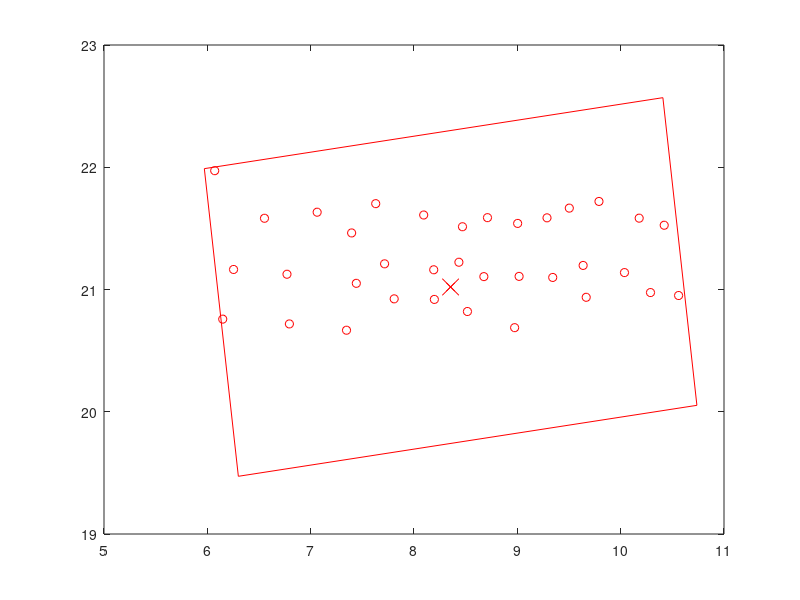

Recreate this plot in MATLAB. (Note: this script raises an error after producing the figure.)
close all;
figure;
Targets_x = [6.149034427023067,6.071242559125707,6.253741464839371,6.553033182701285,6.7940947366912114,6.770777416225704,7.062740240192329,7.346880108088991,7.441747821032568,7.396361475185413,7.6295215401933,7.71524257869214,7.808179376149892,8.093873043077787,8.196995490622259,8.190884100570226,8.434507637992768,8.517094097972242,8.469046474565815,8.676011701702185,8.711023839235326,8.973801172988045,9.01704417428634,9.00301745444255,9.342396833868811,9.287133451503472,9.502847475415408,9.666531989608025,9.636705401421313,9.790060339350235,10.03684924653274,10.179109644100219,10.288583592379196,10.421320199047344,10.560507600576656,];
Targets_y = [
20.75768898176899,21.971883255428843,21.16386879364153,21.582706974932762,20.718362473518685,21.12485781936462,21.632325347801302,20.666964031746158,21.05052609398604,21.46266644932877,21.702208806311763,21.210023213207588,20.923554552155927,21.609378223385526,20.91896235911083,21.161330681044653,21.223065619485737,20.820058097778023,21.51341306193993,21.105346966631885,21.587730946508792,20.687832503715423,21.10730175295345,21.540609163807964,21.09867301151912,21.586311043628516,21.66572521344317,20.936305295296417,21.196901572854816,21.72036444826658,21.138332004173698,21.58355358156374,20.975024606435674,21.52565279247487,20.950873818986363,];
center_x = [8.354342344890089];
center_y = [21.020603321293827];
image_corners_x = [10.408517903451672,5.970932235722346,6.300166786328505,10.737752454057832,10.408517903451672];
image_corners_y = [22.56917306285595,21.988622805287086,19.472033579731704,20.052583837300567,22.56917306285595];
plot(Targets_x, Targets_y,'ro',center_x,center_y,'rx',image_corners_x,image_corners_y,'r');
hold on;
plot(center_x,center_y,'rx','MarkerSize',12);
labs1 = ['C1'];
labelpoints(center_x,center_y,labs1,'SE',0.3,1);
axis equal;
axis tight;
hold on;

Targets_x = [9.137371401310261,9.208680505399302,9.459372747535923,9.539231484695776,9.559834653369183,9.889729112352896,9.924176326572795,10.160368002850163,10.271249629917858,10.27516137082575,10.490262461833876,10.719391623021611,10.913441917870356,10.998769144861544,11.196930126167503,11.30760286040841,11.514189133816854,11.599396993478452,11.695957105681284,11.866014723015697,12.026015694743187,12.12849689790206,12.339686248002291,12.50809759091607,12.699201030771128,12.804673851672284,12.923612721576218,13.11731486171365,13.270213529241643,13.388147724121504,13.387904015823585,13.439415680713973,13.499054219382863,13.570592110853626,];
Targets_y = [
21.377551706476414,21.889472766538674,20.938004109192068,21.373794148369246,21.839124933111815,21.881813414801076,21.365786641920334,21.954042642055732,21.188532221250497,21.45926063724496,21.99673112374499,21.396332062509803,21.849176605080004,21.23168822498066,21.786059032072995,21.19821087031371,21.782202001191166,21.26623491197522,21.88816721232689,21.160796906545194,21.79126391905148,20.97498290552708,21.241724976032653,21.914502473684486,21.27598816561943,21.512995518649017,21.090129401852717,21.839077709499495,21.31473009092966,21.746334839068627,21.95360747462223,21.314929036478983,20.959674149329356,21.277012735198436,];
center_x = [11.354342344890089];
center_y = [21.020603321293827];
image_corners_x = [13.590548706491738,9.115151800048615,9.11813598328844,13.593532889731563,13.590548706491738];
image_corners_y = [22.292250512226076,22.28698840244652,19.748956130361577,19.75421824014113,22.292250512226076];
plot(Targets_x, Targets_y,'bo',center_x,center_y,'bx',image_corners_x,image_corners_y,'b');
hold on;
plot(center_x,center_y,'bx','MarkerSize',12);
labs1 = ['C2'];
labelpoints(center_x,center_y,labs1,'SE',0.3,1);
axis equal;
axis tight;
hold on;

Targets_x = [12.13094736543317,12.372010935844346,12.558403137692643,12.729050349715568,12.832199528039565,13.200592671683939,13.336948599309519,13.551026525257345,13.573828389719333,13.58192555559953,13.622417302211849,13.801999422317133,13.914941893548908,14.173786792420438,14.336381082415347,14.401301989234243,14.449006943268643,14.796546073381645,14.82943522610286,15.056453878523792,15.117302108072723,15.119721915965401,15.279851168013561,15.552335886792491,15.596015366014768,15.657428971239558,15.982980377863813,15.984767951201418,16.16190764838699,16.246981502899185,16.536997798639202,];
Targets_y = [
21.32859856352618,22.10988142961611,21.36861440836889,21.638429567755875,21.15141462248843,22.012388966656367,21.406753205967743,21.887842027950292,21.405486764453816,22.12879350942818,20.999135743426866,21.357735594163465,21.91127711316924,21.27114554663807,21.617145868710853,21.100724484885493,22.111467440114176,21.44548098047138,22.058672132593262,21.004159238034166,21.308402358182587,21.761011957715624,21.645942687740728,21.183403118935818,21.441206740361878,21.851199766943257,21.819848436060383,21.362986225242988,21.26474648018923,22.144156016197744,21.004703971086766,];
center_x = [14.354342344890089];
center_y = [21.020603321293827];
image_corners_x = [16.598794873121687,12.123458832879123,12.109889816658491,16.585225856901054,16.598794873121687];
image_corners_y = [22.27763884918807,22.301565547790453,19.763567793399584,19.7396410947972,22.27763884918807];
plot(Targets_x, Targets_y,'go',center_x,center_y,'gx',image_corners_x,image_corners_y,'g');
hold on;
plot(center_x,center_y,'gx','MarkerSize',12);
labs1 = ['C3'];
labelpoints(center_x,center_y,labs1,'SE',0.3,1);
axis equal;
axis tight;
hold on;

Targets_x = [15.128958535674352,15.273235932703333,15.400002607506345,15.44633802238539,15.64519947446565,15.937273451563305,16.02599239275927,16.127336434649585,16.51671146917596,16.55458677125903,16.711334731295782,16.892851385824088,17.172521495126077,];
Targets_y = [
21.992660642061676,20.808300158849036,21.15944364125695,21.667068302853195,21.54024306640053,21.020058372609547,21.311966425033184,21.773081613513906,21.22755399572226,21.73517540389352,21.121877414547058,22.099090391119926,20.83441089114516,];
center_x = [17.35434234489009];
center_y = [21.020603321293827];
image_corners_x = [19.59155416567989,15.116154496606054,15.117130524100284,19.592530193174124,19.59155416567989];
image_corners_y = [22.29048077159836,22.28875970978353,19.750725870989296,19.752446932804123,22.29048077159836];
plot(Targets_x, Targets_y,'mo',center_x,center_y,'mx',image_corners_x,image_corners_y,'m');
hold on;
plot(center_x,center_y,'mx','MarkerSize',12);
labs1 = ['C4'];
labelpoints(center_x,center_y,labs1,'SE',0.3,1);
axis equal;
axis tight;
hold on;

Targets_x = [6.693278915481969,9.877104993658273,10.149364249116223,];
Targets_y = [
21.080648794214888,21.21944888174068,21.2654770149269,];
center_x = [8.171781274820223];
center_y = [22.34199774014047];
image_corners_x = [10.307487882740343,5.844813490036916,6.036074666900102,10.49874905960353,10.307487882740343];
image_corners_y = [23.776034962377015,23.4387777538416,20.907960517903927,21.245217726439343,23.776034962377015];
plot(Targets_x, Targets_y,'bo',center_x,center_y,'bx',image_corners_x,image_corners_y,'b');
hold on;
plot(center_x,center_y,'bx','MarkerSize',12);
labs1 = ['C5'];
labelpoints(center_x,center_y,labs1,'NE',0.3,1);
axis equal;
axis tight;
hold on;

Targets_x = [8.94209966464315,9.221713446729158,9.282314306314435,9.51005278521907,9.642346144172635,9.865854635269045,10.10752408453773,10.32631971366691,10.647653924844377,10.998911918882772,11.097196369414881,11.202772219747919,11.39307822261914,11.56609244080429,11.930769548422827,12.108617347114954,12.328774701723258,12.453037832886515,12.577474808922382,12.823364568165374,12.997643936997846,13.131743235130712,13.15003937771677,13.183908262807485,13.369907007829672,];
Targets_y = [
21.52984970791818,21.60439600374154,21.10489528675164,21.725423878039482,21.187442827740394,21.80799556273619,21.163637080824753,21.699614203363982,21.672399354710418,21.700005341608144,21.132607526315077,21.84266602910622,21.092847576484537,21.76021990186622,21.17438108173939,21.947478958618767,21.239791378123694,21.51827040593605,21.08608733825851,21.922248732934072,21.329036404048548,21.848576449513878,22.089589179750952,21.3533540077481,21.331141745557165,];
center_x = [11.171781274820223];
center_y = [22.34199774014047];
image_corners_x = [13.416687937756734,8.941360836653772,8.926874611883711,13.402201712986674,13.416687937756734];
image_corners_y = [23.598222061102625,23.62376610411383,21.085773419178317,21.06022937616711,23.598222061102625];
plot(Targets_x, Targets_y,'yo',center_x,center_y,'yx',image_corners_x,image_corners_y,'y');
hold on;
plot(center_x,center_y,'yx','MarkerSize',12);
labs1 = ['C6'];
labelpoints(center_x,center_y,labs1,'NE',0.3,1);
axis equal;
axis tight;
hold on;

Targets_x = [12.087747619808955,12.551629214286422,12.712917089413905,12.936123441125826,12.958255356363441,12.967357184705216,13.199363653193155,13.321483776093581,13.772385428536591,13.898518994524748,14.274777501150727,14.304433730753361,14.619841009967091,14.625107176483448,14.79679604214523,15.142327363898902,15.149886437137058,15.26754069000069,15.57348659145138,15.580964467052503,15.767388569987808,15.88372827467067,];
Targets_y = [
21.24280494522226,21.67977165687131,21.10344015129443,21.60962913996421,21.101870330311797,21.86323788600031,21.100327575208176,21.674845666891336,21.405461500288535,21.946112765134128,21.24996173637274,21.918134620030166,21.62846671095662,21.12927610505989,21.517350720922856,21.307862782972805,21.8281220418316,21.70469506374453,21.25857239199568,21.766141740495016,21.15157810856569,22.14491737386901,];
center_x = [14.171781274820223];
center_y = [22.34199774014047];
image_corners_x = [16.417555231908036,11.94224684513893,11.92600731773241,16.401315704501513,16.417555231908036];
image_corners_y = [23.596670926089594,23.62530662608309,21.08732455419135,21.058688854197854,23.596670926089594];
plot(Targets_x, Targets_y,'ko',center_x,center_y,'kx',image_corners_x,image_corners_y,'k');
hold on;
plot(center_x,center_y,'kx','MarkerSize',12);
labs1 = ['C7'];
labelpoints(center_x,center_y,labs1,'NE',0.3,1);
axis equal;
axis tight;
hold on;

Targets_x = [15.13447852399002,15.532949633462867,];
Targets_y = [
21.590022911958407,22.02461611322901,];
center_x = [17.171781274820223];
center_y = [22.34199774014047];
image_corners_x = [19.399495273192443,14.924231949221365,14.944067276448003,19.41933060041908,19.399495273192443];
image_corners_y = [23.628464145193483,23.593487851517178,21.05553133508746,21.090507628763763,23.628464145193483];
plot(Targets_x, Targets_y,'ro',center_x,center_y,'rx',image_corners_x,image_corners_y,'r');
hold on;
plot(center_x,center_y,'rx','MarkerSize',12);
labs1 = ['C8'];
labelpoints(center_x,center_y,labs1,'NE',0.3,1);
axis equal;
axis tight;


set(gca,'XTickLabel',[0.4 2.5 5 7.5 10 12.5 15] );
set(gca,'YTickLabel',[0.5 1 1.5 2 2.5 3 3.5 4 4.5] );
